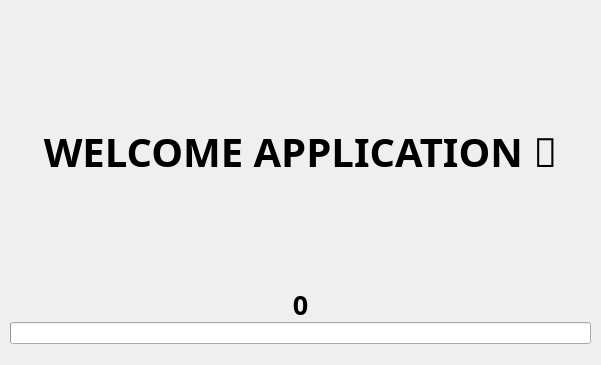
<?xml version="1.0" encoding="UTF-8"?>
<ui version="4.0">
 <class>MainWindow</class>
 <widget class="QMainWindow" name="MainWindow">
  <property name="geometry">
   <rect>
    <x>0</x>
    <y>0</y>
    <width>601</width>
    <height>365</height>
   </rect>
  </property>
  <property name="windowTitle">
   <string>MainWindow</string>
  </property>
  <widget class="QWidget" name="centralwidget">
   <widget class="QLabel" name="label_titre">
    <property name="geometry">
     <rect>
      <x>10</x>
      <y>111</y>
      <width>581</width>
      <height>81</height>
     </rect>
    </property>
    <property name="font">
     <font>
      <family>Rockwell</family>
      <pointsize>30</pointsize>
      <bold>true</bold>
      <underline>false</underline>
     </font>
    </property>
    <property name="text">
     <string>WELCOME APPLICATION 👋</string>
    </property>
    <property name="scaledContents">
     <bool>false</bool>
    </property>
    <property name="alignment">
     <set>Qt::AlignCenter</set>
    </property>
   </widget>
   <widget class="QWidget" name="">
    <property name="geometry">
     <rect>
      <x>10</x>
      <y>293</y>
      <width>581</width>
      <height>51</height>
     </rect>
    </property>
    <layout class="QVBoxLayout" name="verticalLayout">
     <item>
      <widget class="QLabel" name="label_value">
       <property name="font">
        <font>
         <family>Arial Rounded MT Bold</family>
         <pointsize>20</pointsize>
         <bold>true</bold>
        </font>
       </property>
       <property name="text">
        <string>0</string>
       </property>
       <property name="alignment">
        <set>Qt::AlignCenter</set>
       </property>
      </widget>
     </item>
     <item>
      <widget class="QProgressBar" name="progressBar">
       <property name="value">
        <number>0</number>
       </property>
       <property name="textVisible">
        <bool>false</bool>
       </property>
      </widget>
     </item>
    </layout>
   </widget>
  </widget>
 </widget>
 <resources/>
 <connections/>
</ui>
